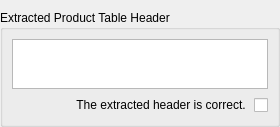
               <widget class="QFrame" name="frame_2">
                <property name="frameShape">
                 <enum>QFrame::NoFrame</enum>
                </property>
                <property name="frameShadow">
                 <enum>QFrame::Raised</enum>
                </property>
                <layout class="QVBoxLayout" name="verticalLayout_3">
                 <property name="leftMargin">
                  <number>0</number>
                 </property>
                 <property name="topMargin">
                  <number>10</number>
                 </property>
                 <property name="rightMargin">
                  <number>0</number>
                 </property>
                 <property name="bottomMargin">
                  <number>0</number>
                 </property>
                 <item>
                  <widget class="QGroupBox" name="groupBox_3">
                   <property name="sizePolicy">
                    <sizepolicy hsizetype="Preferred" vsizetype="Preferred">
                     <horstretch>0</horstretch>
                     <verstretch>0</verstretch>
                    </sizepolicy>
                   </property>
                   <property name="title">
                    <string>Extracted Product Table Header</string>
                   </property>
                   <layout class="QVBoxLayout" name="verticalLayout_6">
                    <item>
                     <widget class="QTableWidget" name="extractedProductTableWidget">
                      <property name="maximumSize">
                       <size>
                        <width>16777215</width>
                        <height>50</height>
                       </size>
                      </property>
                     </widget>
                    </item>
                    <item>
                     <widget class="QCheckBox" name="headerConfirmationCheckBox">
                      <property name="layoutDirection">
                       <enum>Qt::RightToLeft</enum>
                      </property>
                      <property name="text">
                       <string>The extracted header is correct. </string>
                      </property>
                      <property name="tristate">
                       <bool>false</bool>
                      </property>
                     </widget>
                    </item>
                   </layout>
                  </widget>
                 </item>
                </layout>
               </widget>
